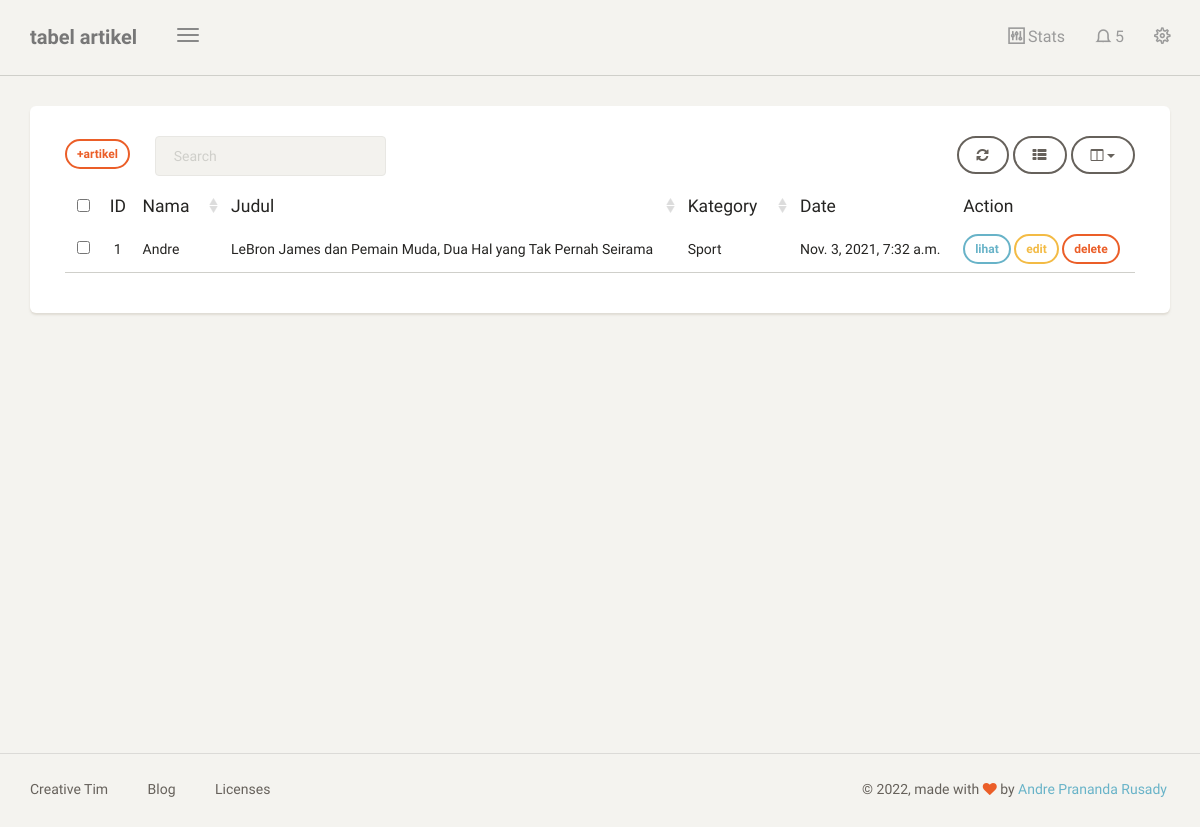
The app's page /dashboard/artikel/ (signed in) with its own data.
### blog/models.py (models this page shows, shortened)
class Artikel(models.Model):
    nama = models.ForeignKey(User, on_delete=models.CASCADE, blank=True, null=True)
    judul = models.CharField(max_length=100)
    body = models.TextField()
    kategory = models.ForeignKey(Kategori, on_delete=models.CASCADE)
    date = models.DateTimeField(auto_now_add=True)
    class Meta:
        ordering =['-date']
        verbose_name_plural = "Artikel"

class Kategori(models.Model):
    nama = models.CharField(max_length=20)
    def __str__(self):
        return self.nama
    class Meta:
        verbose_name_plural = "Kategori"

### blog/views.py (the view)
# urls.py: path('artikel/',artikel, name='tabel_artikel'),
@login_required
def artikel(request):
    template_name = "back/tabel_artikel.html"
    artikel = Artikel.objects.filter(nama = request.user)
    context = {
        'title':'tabel artikel',
        'artikel':artikel,
    }
    return render(request, template_name, context)

### templates/back/tabel_artikel.html (shortened to what this page needs)
{% extends 'back/base.html' %}
{% block content %}
<div class="content">
    <div class="container-fluid">
        <div class="row">
            <div class="col-md-12">
                <div class="card">
                    <div class="card-content">
                        <div class="toolbar">
                            <a class="btn btn-sm btn-danger" href="{% url 'tambah_artikel' %}">+artikel</a> &ensp;&ensp;&ensp;
                        </div>
                        <table id="bootstrap-table" class="table">
                            <thead>
                                <th data-field="id" class="text-center">ID</th>
                                <th data-field="name" data-sortable="true">Nama</th>
                                <th data-field="salary" data-sortable="true">Judul</th>
                                <th data-field="country" data-sortable="true">Kategory</th>
                                <th data-field="city">Date</th>
                                <th>Action</th>
                            </thead>
                            <tbody>
                                {% for a in artikel %}
                                <tr>
                                    <td>{{forloop.counter}}</td>
                                    <td>{{a.nama}}</td>
                                    <td>{{a.judul}}</td>
                                    <td>{{a.kategory}}</td>
                                    <td>{{a.date}}</td>
                                    <td>
                                        <a class="btn btn-sm btn-info" href="{% url 'lihat_artikel' a.id %}">lihat</a>
                                        <a class="btn btn-sm btn-warning" href="{% url 'edit_artikel' a.id %}">edit</a>
                                        <a onClick="return confirm('delete artikel?');" class="btn btn-sm btn-danger" href="{% url 'delete_artikel' a.id %}">delete</a>
                                    </td>
                                </tr>
                                {% endfor %}
                            </tbody>
                        </table>
                    </div>
                </div>
            </div>
        </div>
    </div>
</div>
{% endblock content %}

### records on screen
Artikel: nama "Andre", judul "LeBron James dan Pemain Muda, Dua Hal yang Tak Pernah Seirama", kategory "Sport", date "Nov. 3, 2021, 7:32 a.m."

### other values on screen
{{ title }} "tabel artikel"
